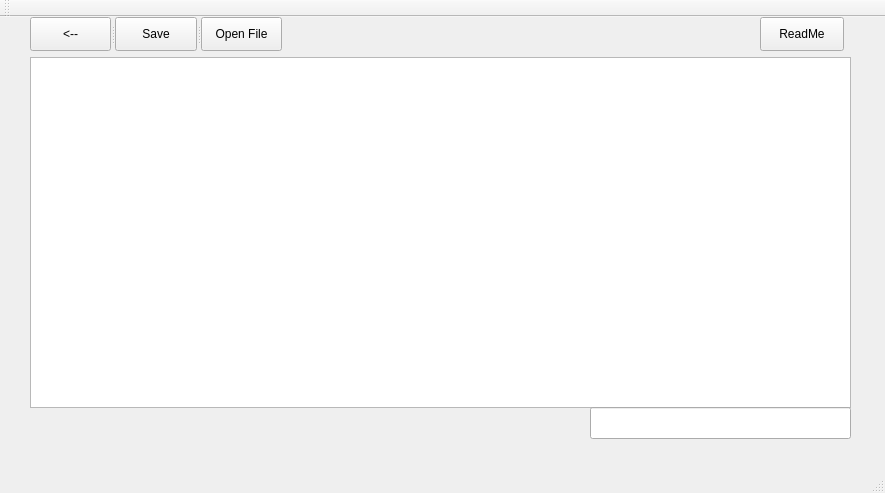
<?xml version="1.0" encoding="UTF-8"?>
<ui version="4.0">
 <class>MainWindow</class>
 <widget class="QMainWindow" name="MainWindow">
  <property name="geometry">
   <rect>
    <x>0</x>
    <y>0</y>
    <width>885</width>
    <height>493</height>
   </rect>
  </property>
  <property name="windowTitle">
   <string>MainWindow</string>
  </property>
  <widget class="QWidget" name="centralWidget">
   <widget class="QPlainTextEdit" name="plainTextEdit">
    <property name="geometry">
     <rect>
      <x>30</x>
      <y>40</y>
      <width>821</width>
      <height>351</height>
     </rect>
    </property>
   </widget>
   <widget class="QLabel" name="label_current_file">
    <property name="geometry">
     <rect>
      <x>30</x>
      <y>400</y>
      <width>451</width>
      <height>21</height>
     </rect>
    </property>
    <property name="text">
     <string/>
    </property>
   </widget>
   <widget class="QPushButton" name="pushButton_ReadMe">
    <property name="geometry">
     <rect>
      <x>760</x>
      <y>0</y>
      <width>84</width>
      <height>34</height>
     </rect>
    </property>
    <property name="text">
     <string>ReadMe</string>
    </property>
   </widget>
   <widget class="QLineEdit" name="lineEdit">
    <property name="geometry">
     <rect>
      <x>590</x>
      <y>390</y>
      <width>261</width>
      <height>32</height>
     </rect>
    </property>
   </widget>
   <widget class="QSplitter" name="splitter">
    <property name="geometry">
     <rect>
      <x>30</x>
      <y>0</y>
      <width>252</width>
      <height>34</height>
     </rect>
    </property>
    <property name="orientation">
     <enum>Qt::Horizontal</enum>
    </property>
    <widget class="QPushButton" name="pushButton_Prev">
     <property name="text">
      <string>&lt;--</string>
     </property>
    </widget>
    <widget class="QPushButton" name="pushButton_Save">
     <property name="text">
      <string>Save</string>
     </property>
    </widget>
    <widget class="QPushButton" name="pushButton_OpenFile">
     <property name="text">
      <string>Open File</string>
     </property>
    </widget>
   </widget>
   <widget class="QLabel" name="label_read_only_mode">
    <property name="geometry">
     <rect>
      <x>617</x>
      <y>10</y>
      <width>101</width>
      <height>20</height>
     </rect>
    </property>
    <property name="text">
     <string/>
    </property>
   </widget>
  </widget>
  <widget class="QMenuBar" name="menuBar">
   <property name="geometry">
    <rect>
     <x>0</x>
     <y>0</y>
     <width>885</width>
     <height>30</height>
    </rect>
   </property>
  </widget>
  <widget class="QToolBar" name="mainToolBar">
   <attribute name="toolBarArea">
    <enum>TopToolBarArea</enum>
   </attribute>
   <attribute name="toolBarBreak">
    <bool>false</bool>
   </attribute>
  </widget>
  <widget class="QStatusBar" name="statusBar"/>
 </widget>
 <layoutdefault spacing="6" margin="11"/>
 <resources/>
 <connections/>
</ui>
